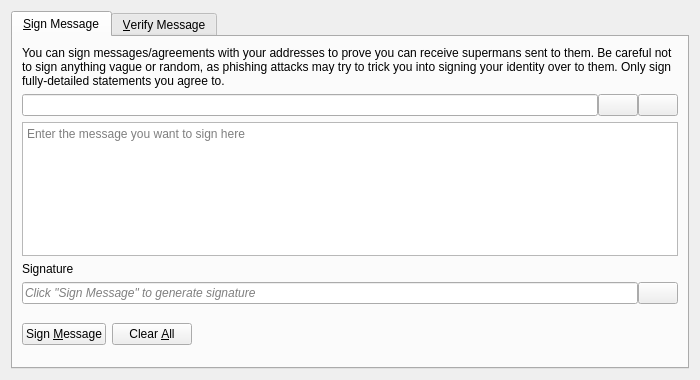
<?xml version="1.0" encoding="UTF-8"?>
<ui version="4.0">
 <class>SignVerifyMessageDialog</class>
 <widget class="QDialog" name="SignVerifyMessageDialog">
  <property name="geometry">
   <rect>
    <x>0</x>
    <y>0</y>
    <width>700</width>
    <height>380</height>
   </rect>
  </property>
  <property name="windowTitle">
   <string>Signatures - Sign / Verify a Message</string>
  </property>
  <property name="modal">
   <bool>true</bool>
  </property>
  <layout class="QVBoxLayout" name="verticalLayout">
   <item>
    <widget class="QTabWidget" name="tabWidget">
     <property name="currentIndex">
      <number>0</number>
     </property>
     <widget class="QWidget" name="tabSignMessage">
      <attribute name="title">
       <string>&amp;Sign Message</string>
      </attribute>
      <layout class="QVBoxLayout" name="verticalLayout_SM">
       <item>
        <widget class="QLabel" name="infoLabel_SM">
         <property name="text">
          <string>You can sign messages/agreements with your addresses to prove you can receive supermans sent to them. Be careful not to sign anything vague or random, as phishing attacks may try to trick you into signing your identity over to them. Only sign fully-detailed statements you agree to.</string>
         </property>
         <property name="textFormat">
          <enum>Qt::PlainText</enum>
         </property>
         <property name="wordWrap">
          <bool>true</bool>
         </property>
        </widget>
       </item>
       <item>
        <layout class="QHBoxLayout" name="horizontalLayout_1_SM">
         <property name="spacing">
          <number>0</number>
         </property>
         <item>
          <widget class="QValidatedLineEdit" name="addressIn_SM">
           <property name="toolTip">
            <string>The Superman address to sign the message with</string>
           </property>
          </widget>
         </item>
         <item>
          <widget class="QPushButton" name="addressBookButton_SM">
           <property name="toolTip">
            <string>Choose previously used address</string>
           </property>
           <property name="text">
            <string/>
           </property>
           <property name="icon">
            <iconset resource="../superman.qrc">
             <normaloff>:/icons/address-book</normaloff>:/icons/address-book</iconset>
           </property>
           <property name="shortcut">
            <string>Alt+A</string>
           </property>
           <property name="autoDefault">
            <bool>false</bool>
           </property>
          </widget>
         </item>
         <item>
          <widget class="QPushButton" name="pasteButton_SM">
           <property name="toolTip">
            <string>Paste address from clipboard</string>
           </property>
           <property name="text">
            <string/>
           </property>
           <property name="icon">
            <iconset resource="../superman.qrc">
             <normaloff>:/icons/editpaste</normaloff>:/icons/editpaste</iconset>
           </property>
           <property name="shortcut">
            <string>Alt+P</string>
           </property>
           <property name="autoDefault">
            <bool>false</bool>
           </property>
          </widget>
         </item>
        </layout>
       </item>
       <item>
        <widget class="QPlainTextEdit" name="messageIn_SM">
         <property name="toolTip">
          <string>Enter the message you want to sign here</string>
         </property>
         <property name="placeholderText">
          <string>Enter the message you want to sign here</string>
         </property>
        </widget>
       </item>
       <item>
        <widget class="QLabel" name="signatureLabel_SM">
         <property name="text">
          <string>Signature</string>
         </property>
         <property name="textFormat">
          <enum>Qt::PlainText</enum>
         </property>
        </widget>
       </item>
       <item>
        <layout class="QHBoxLayout" name="horizontalLayout_2_SM">
         <property name="spacing">
          <number>0</number>
         </property>
         <item>
          <widget class="QLineEdit" name="signatureOut_SM">
           <property name="placeholderText">
            <string>Click "Sign Message" to generate signature</string>
           </property>
           <property name="font">
            <font>
             <italic>true</italic>
            </font>
           </property>
           <property name="readOnly">
            <bool>true</bool>
           </property>
          </widget>
         </item>
         <item>
          <widget class="QPushButton" name="copySignatureButton_SM">
           <property name="toolTip">
            <string>Copy the current signature to the system clipboard</string>
           </property>
           <property name="text">
            <string/>
           </property>
           <property name="icon">
            <iconset resource="../superman.qrc">
             <normaloff>:/icons/editcopy</normaloff>:/icons/editcopy</iconset>
           </property>
           <property name="autoDefault">
            <bool>false</bool>
           </property>
          </widget>
         </item>
        </layout>
       </item>
       <item>
        <layout class="QHBoxLayout" name="horizontalLayout_3_SM">
         <item>
          <widget class="QPushButton" name="signMessageButton_SM">
           <property name="toolTip">
            <string>Sign the message to prove you own this Superman address</string>
           </property>
           <property name="text">
            <string>Sign &amp;Message</string>
           </property>
           <property name="icon">
            <iconset resource="../superman.qrc">
             <normaloff>:/icons/edit</normaloff>:/icons/edit</iconset>
           </property>
           <property name="autoDefault">
            <bool>false</bool>
           </property>
          </widget>
         </item>
         <item>
          <widget class="QPushButton" name="clearButton_SM">
           <property name="toolTip">
            <string>Reset all sign message fields</string>
           </property>
           <property name="text">
            <string>Clear &amp;All</string>
           </property>
           <property name="icon">
            <iconset resource="../superman.qrc">
             <normaloff>:/icons/remove</normaloff>:/icons/remove</iconset>
           </property>
           <property name="autoDefault">
            <bool>false</bool>
           </property>
          </widget>
         </item>
         <item>
          <spacer name="horizontalSpacer_1_SM">
           <property name="orientation">
            <enum>Qt::Horizontal</enum>
           </property>
           <property name="sizeHint" stdset="0">
            <size>
             <width>40</width>
             <height>48</height>
            </size>
           </property>
          </spacer>
         </item>
         <item>
          <widget class="QLabel" name="statusLabel_SM">
           <property name="font">
            <font>
             <weight>75</weight>
             <bold>true</bold>
            </font>
           </property>
           <property name="text">
            <string/>
           </property>
           <property name="wordWrap">
            <bool>true</bool>
           </property>
          </widget>
         </item>
         <item>
          <spacer name="horizontalSpacer_2_SM">
           <property name="orientation">
            <enum>Qt::Horizontal</enum>
           </property>
           <property name="sizeHint" stdset="0">
            <size>
             <width>40</width>
             <height>48</height>
            </size>
           </property>
          </spacer>
         </item>
        </layout>
       </item>
      </layout>
     </widget>
     <widget class="QWidget" name="tabVerifyMessage">
      <attribute name="title">
       <string>&amp;Verify Message</string>
      </attribute>
      <layout class="QVBoxLayout" name="verticalLayout_VM">
       <item>
        <widget class="QLabel" name="infoLabel_VM">
         <property name="text">
          <string>Enter the receiver's address, message (ensure you copy line breaks, spaces, tabs, etc. exactly) and signature below to verify the message. Be careful not to read more into the signature than what is in the signed message itself, to avoid being tricked by a man-in-the-middle attack. Note that this only proves the signing party receives with the address, it cannot prove sendership of any transaction!</string>
         </property>
         <property name="textFormat">
          <enum>Qt::PlainText</enum>
         </property>
         <property name="alignment">
          <set>Qt::AlignLeading|Qt::AlignLeft|Qt::AlignTop</set>
         </property>
         <property name="wordWrap">
          <bool>true</bool>
         </property>
        </widget>
       </item>
       <item>
        <layout class="QHBoxLayout" name="horizontalLayout_1_VM">
         <property name="spacing">
          <number>0</number>
         </property>
         <item>
          <widget class="QValidatedLineEdit" name="addressIn_VM">
           <property name="toolTip">
            <string>The Superman address the message was signed with</string>
           </property>
          </widget>
         </item>
         <item>
          <widget class="QPushButton" name="addressBookButton_VM">
           <property name="toolTip">
            <string>Choose previously used address</string>
           </property>
           <property name="text">
            <string/>
           </property>
           <property name="icon">
            <iconset resource="../superman.qrc">
             <normaloff>:/icons/address-book</normaloff>:/icons/address-book</iconset>
           </property>
           <property name="shortcut">
            <string>Alt+A</string>
           </property>
           <property name="autoDefault">
            <bool>false</bool>
           </property>
          </widget>
         </item>
        </layout>
       </item>
       <item>
        <widget class="QPlainTextEdit" name="messageIn_VM">
          <property name="toolTip">
            <string>The signed message to verify</string>
          </property>
          <property name="placeholderText">
            <string>The signed message to verify</string>
          </property>
        </widget>
       </item>
       <item>
        <widget class="QValidatedLineEdit" name="signatureIn_VM">
          <property name="toolTip">
            <string>The signature given when the message was signed</string>
          </property>
          <property name="placeholderText">
            <string>The signature given when the message was signed</string>
          </property>
        </widget>
       </item>
       <item>
        <layout class="QHBoxLayout" name="horizontalLayout_2_VM">
         <item>
          <widget class="QPushButton" name="verifyMessageButton_VM">
           <property name="toolTip">
            <string>Verify the message to ensure it was signed with the specified Superman address</string>
           </property>
           <property name="text">
            <string>Verify &amp;Message</string>
           </property>
           <property name="icon">
            <iconset resource="../superman.qrc">
             <normaloff>:/icons/transaction_0</normaloff>:/icons/transaction_0</iconset>
           </property>
           <property name="autoDefault">
            <bool>false</bool>
           </property>
          </widget>
         </item>
         <item>
          <widget class="QPushButton" name="clearButton_VM">
           <property name="toolTip">
            <string>Reset all verify message fields</string>
           </property>
           <property name="text">
            <string>Clear &amp;All</string>
           </property>
           <property name="icon">
            <iconset resource="../superman.qrc">
             <normaloff>:/icons/remove</normaloff>:/icons/remove</iconset>
           </property>
           <property name="autoDefault">
            <bool>false</bool>
           </property>
          </widget>
         </item>
         <item>
          <spacer name="horizontalSpacer_1_VM">
           <property name="orientation">
            <enum>Qt::Horizontal</enum>
           </property>
           <property name="sizeHint" stdset="0">
            <size>
             <width>40</width>
             <height>48</height>
            </size>
           </property>
          </spacer>
         </item>
         <item>
          <widget class="QLabel" name="statusLabel_VM">
           <property name="font">
            <font>
             <weight>75</weight>
             <bold>true</bold>
            </font>
           </property>
           <property name="text">
            <string/>
           </property>
           <property name="wordWrap">
            <bool>true</bool>
           </property>
          </widget>
         </item>
         <item>
          <spacer name="horizontalSpacer_2_VM">
           <property name="orientation">
            <enum>Qt::Horizontal</enum>
           </property>
           <property name="sizeHint" stdset="0">
            <size>
             <width>40</width>
             <height>48</height>
            </size>
           </property>
          </spacer>
         </item>
        </layout>
       </item>
      </layout>
     </widget>
    </widget>
   </item>
  </layout>
 </widget>
 <customwidgets>
  <customwidget>
   <class>QValidatedLineEdit</class>
   <extends>QLineEdit</extends>
   <header>qt/qvalidatedlineedit.h</header>
  </customwidget>
 </customwidgets>
 <resources>
  <include location="../superman.qrc"/>
 </resources>
 <connections/>
</ui>
